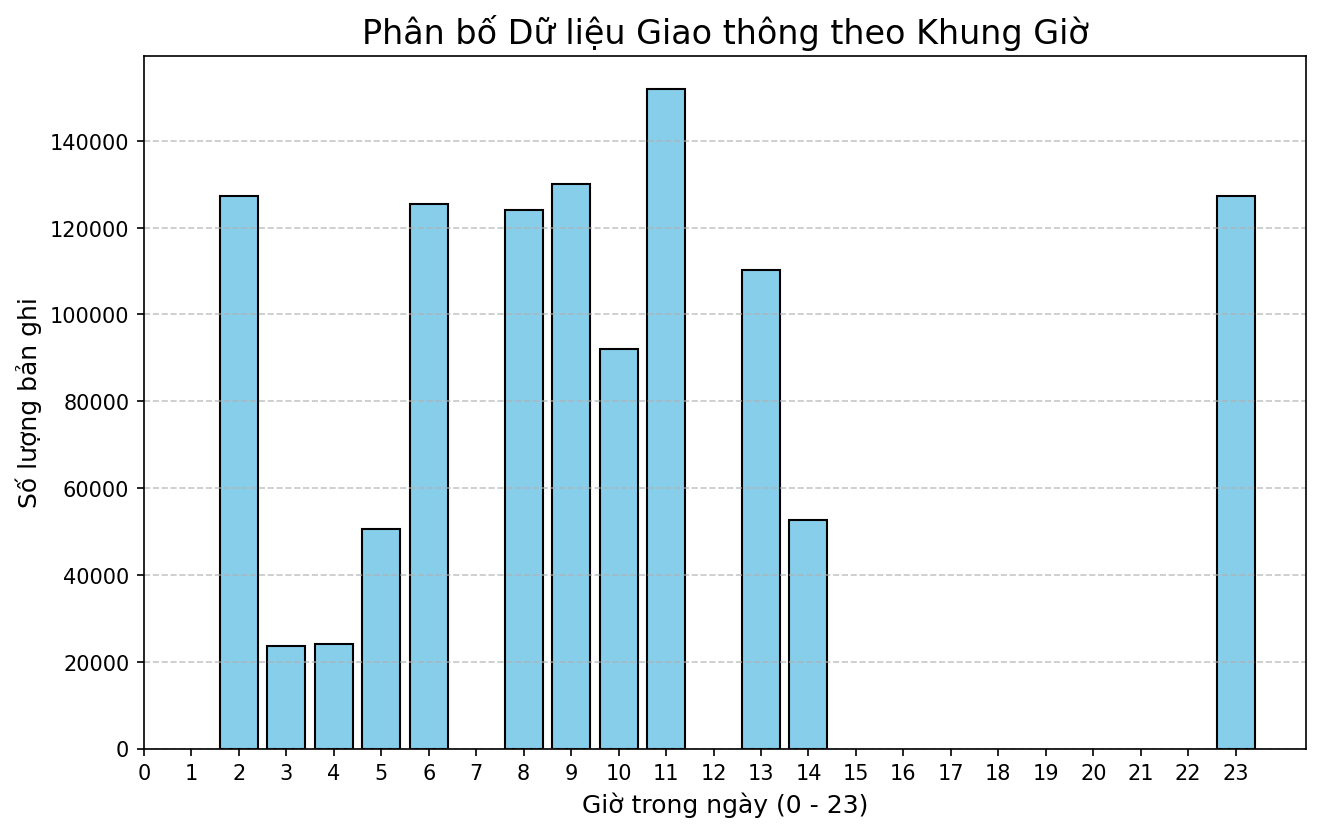

This figure's Python source:
from pathlib import Path
import sys
from pymongo import MongoClient
import matplotlib.pyplot as plt
from app.core.config import settings

# 1. Kết nối Database
client = MongoClient(settings.MONGO_URI)
db = client["traffic_db"]        # Sửa lại tên DB cho đúng
collection = db["bus_speeds"]    # Sửa lại tên Collection cho đúng

print("Đang nhờ MongoDB phân tích 1.1 triệu dòng... Hãy kiên nhẫn...")

# 2. Dùng Aggregation Pipeline (Tuyệt chiêu của NoSQL) để đếm số lượng data theo từng GIỜ
pipeline = [
    {
        # Giả sử trường lưu thời gian của bạn tên là "timestamp" hoặc "created_at" (Sửa lại cho đúng)
        "$project": {
            "hour": {"$hour": "$timestamp"} # Trích xuất giờ (0-23) từ timestamp
        }
    },
    {
        "$group": {
            "_id": "$hour",
            "count": {"$sum": 1}
        }
    },
    {
        "$sort": {"_id": 1} # Sắp xếp từ 0h đến 23h
    }
]

results = list(collection.aggregate(pipeline))

# 3. Trích xuất dữ liệu để vẽ
hours = [res["_id"] for res in results]
counts = [res["count"] for res in results]

# 4. Vẽ biểu đồ Histogram (Cột)
plt.figure(figsize=(10, 6))
plt.bar(hours, counts, color='skyblue', edgecolor='black')
plt.title("Phân bố Dữ liệu Giao thông theo Khung Giờ", fontsize=16)
plt.xlabel("Giờ trong ngày (0 - 23)", fontsize=12)
plt.ylabel("Số lượng bản ghi", fontsize=12)
plt.xticks(range(0, 24))
plt.grid(axis='y', linestyle='--', alpha=0.7)

# In số liệu ra màn hình
print("Dữ liệu chi tiết:")
for h, c in zip(hours, counts):
    print(f"Giờ {h}h: {c} bản ghi")

output_path = Path(__file__).resolve().with_name("eda_time.png")
plt.savefig(output_path, dpi=150, bbox_inches="tight")
plt.close()

print(f"Đã lưu biểu đồ tại: {output_path}")
